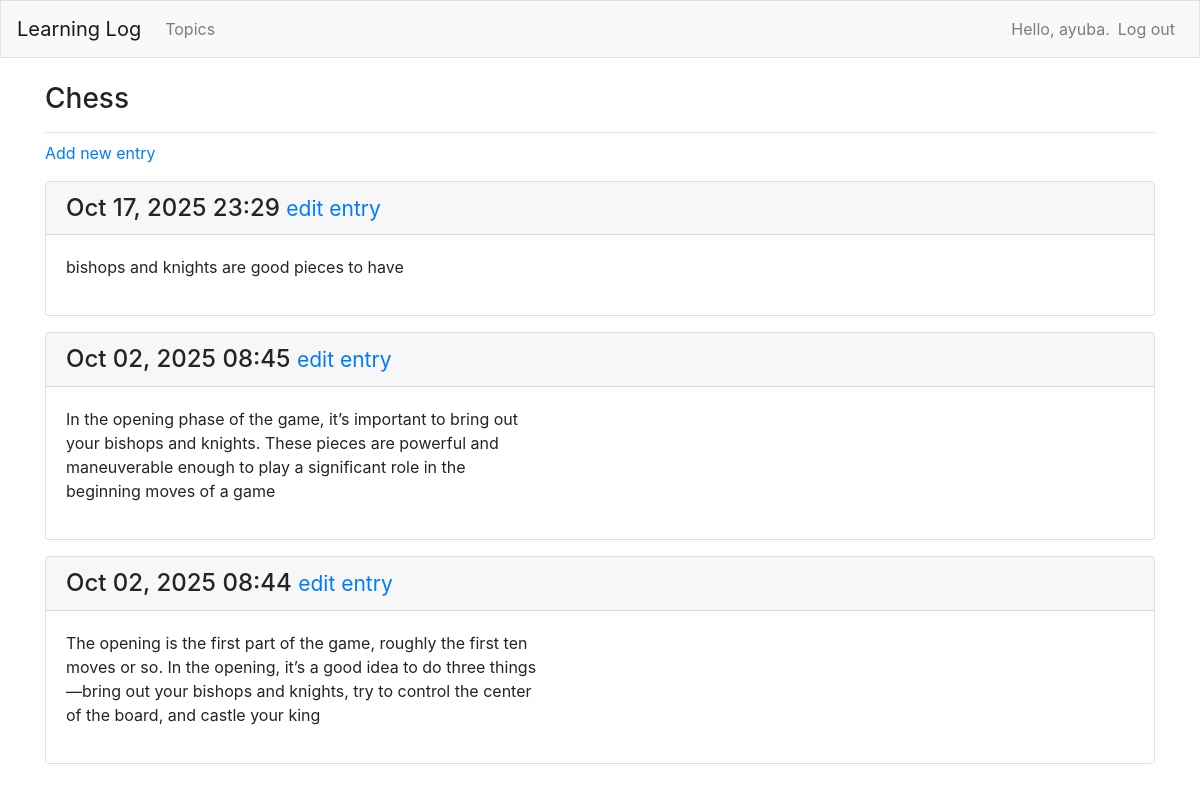
The page /topics/1/ (signed in) on the database its author committed.
### learning_logs/models.py (models this page shows, shortened)
class Topic(models.Model):
    text = models.CharField(max_length=200)
    date_added = models.DateTimeField(auto_now_add=True)
    owner = models.ForeignKey(User, on_delete=models.CASCADE)
    def __str__(self):
        return self.text

class Entry(models.Model):
    topic = models.ForeignKey(Topic, on_delete=models.CASCADE)
    text = models.TextField()
    date_added = models.DateTimeField(auto_now_add=True)
    class Meta:
        verbose_name_plural = 'entries'

### learning_logs/views.py (the view)
# urls.py: path('topics/<int:topic_id>/', views.topic, name='topic'),
@login_required
def topic(request, topic_id):
    topic = Topic.objects.get(id=topic_id)
    if topic.owner != request.user:
        raise Http404
    entries = topic.entry_set.order_by('-date_added')
    context = {'topic' : topic, 'entries' :entries}
    return render(request, 'learning_logs/topic.html', context)

### learning_logs/templates/learning_logs/topic.html
{% extends 'learning_logs/base.html' %}
{% block page_header %}
    <h3>{{ topic }}</h3>
{% endblock page_header %}
{% block content %}
    <p>
        <a href="{% url 'learning_logs:new_entry' topic.id %}">Add new entry</a>
    </p>
    {% for entry in entries %}
    <div class="card mb-3">
        <h4 class="card-header">
            {{ entry.date_added|date:'M d, Y H:i' }}
            <small>
                <a href="{% url 'learning_logs:edit_entry' entry.id %}">edit entry</a>
            </small>
        </h4>
        <div class="card-body">{{ entry.text|linebreaks }}</div>
    </div>
    {% empty %}
    <p>There are no entries for this topic yet</p>
    {% endfor %}
{% endblock content %}

### learning_logs/templates/learning_logs/base.html (shortened to what this page needs)
{% load bootstrap4 %}
<!doctype html>
<html lang="en">
    <head>
        {% bootstrap_css %}
    </head>
    <body>
         <nav class="navbar navbar-expand-md navbar-light bg-light mb-4 border">
            <a class="navbar-brand" href="{% url 'learning_logs:index'%}">Learning Log</a>
            <div class="collapse navbar-collapse" id="navbarCollapse">
                <ul class="navbar-nav mr-auto" >
                    <li class="nav-item">
                        <a class="nav-link" href="{% url 'learning_logs:topics' %}">Topics</a>
                    </li>
                </ul>
                <ul class="navbar-nav ml-auto">
                    {% if user.is_authenticated%}
                        <li class="nav-item">
                            <span class="navbar-text">Hello, {{ user.username }}.</span>
                        </li>
                        <li class="nav-item">
                            <form action="{% url 'users:logout' %}" method="post" style="display:inline;">
                                <button type="submit" class="nav-link" style="background:none; border:none; text-decoration:none; cursor:pointer;">
                                    Log out
                                </button>
                            </form>
                        </li>
                    {% endif %}
                </ul>
            </div>
        </nav>
        <main role="main" class="container">
            <div class="pb-2 mb-2 border-bottom">
                {% block page_header %}{% endblock page_header %}
            </div>
            <div>
                {% block content %}{% endblock content %}
            </div>
        </main>
    </body>
</html>

### rows shown on the page
Topic: text "Chess"
Entry: date_added "Oct 17, 2025 23:29", text "bishops and knights are good pieces to have"
Entry: date_added "Oct 02, 2025 08:45", text "In the opening phase of the game, it’s important to bring out your bishops and knights. These pieces are powerful and maneuverable enough to play a significant role in the beginning moves of a game"
Entry: date_added "Oct 02, 2025 08:44", text "The opening is the first part of the game, roughly the first ten moves or so. In the opening, it’s a good idea to do three things —bring out your bishops and knights, try to control the center of the board, and castle your king"

### other values the page prints
{{ user.username }} "ayuba"
